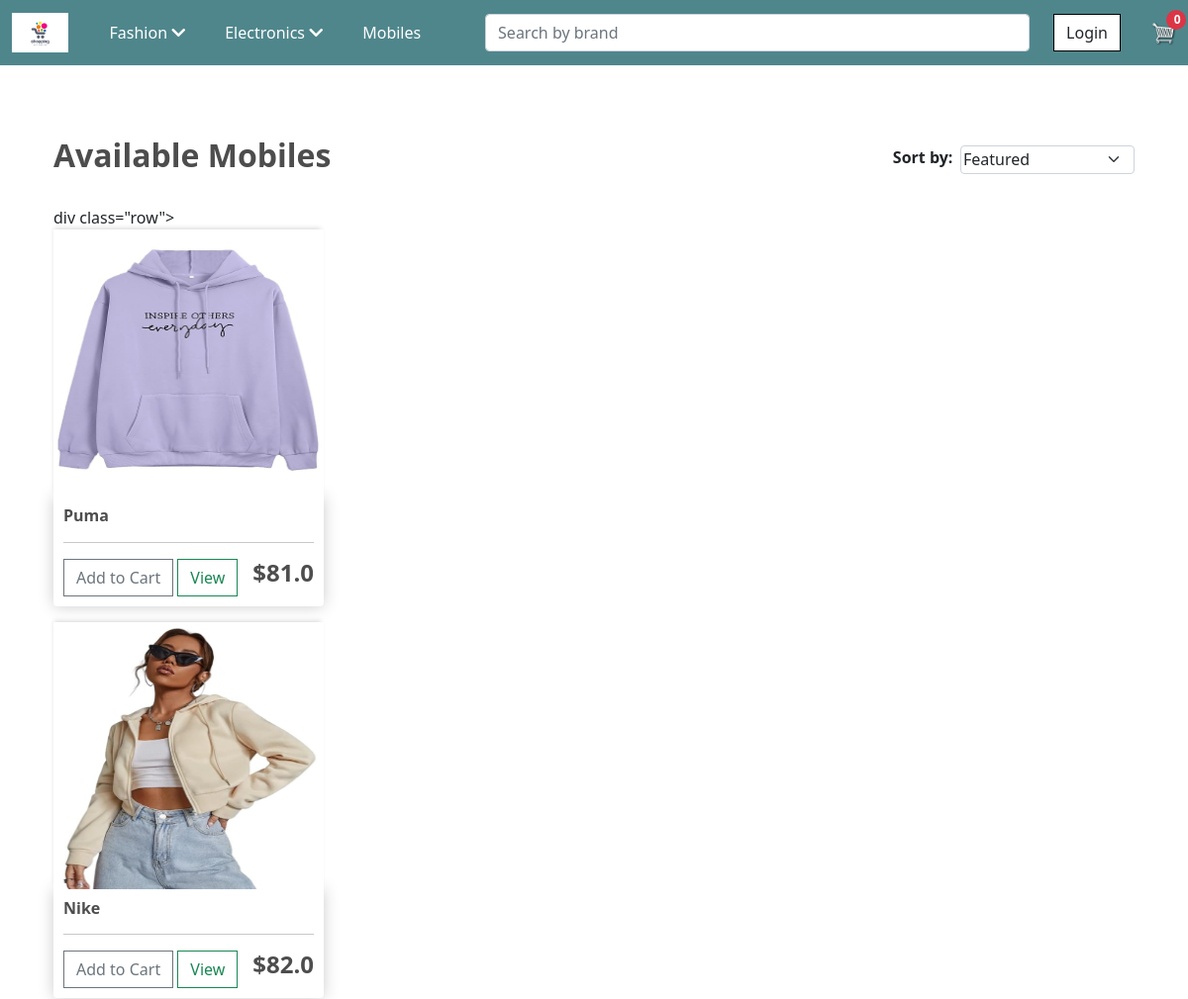
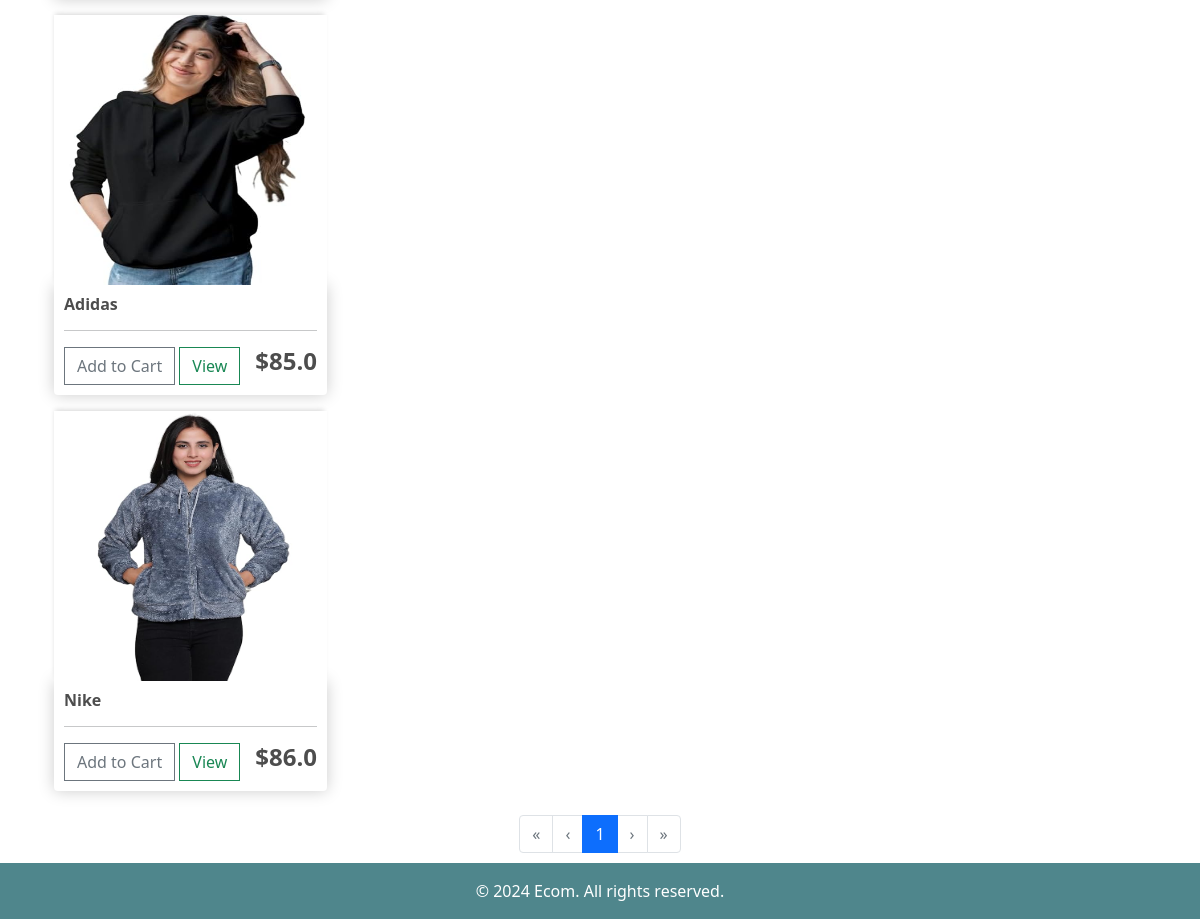
The app's page /whoodies/ with its own data (2 pictures, top to bottom).
### store/models.py (models this page shows, shortened)
class Product(models.Model):
    CATEGORY_CHOICES = (
        ('mobile', 'Mobiles'),
        ('m_shirts', 'MensShirts'),
        ('m_tshirt', 'MensTShirts'),
        ('m_jeans', 'MensJeans'),
        ('m_hoodies', 'MensHoodies'),
        ('m_shoes', 'MensShoes'),
        ('w_shirts', 'WomenShirts'),
        ('w_tshirt', 'WomenTShirts'),
        ('w_jeans', 'WomenJeans'),
        ('w_hoodies', 'WomenHoodies'),
        ('w_shoes', 'WomenShoes'),
        ('laptops', 'Laptop'),
        ('smartwatch', 'SmartWatch'),
        ('headphones', 'HeadPhones'),
        ('refrigerator', 'Refrigerator'),
        ('camera', 'Camera'),
    )
    name = models.CharField(max_length=200)
    price = models.FloatField()
    category = models.CharField(choices=CATEGORY_CHOICES, max_length=200, default='mobile')
    brand = models.CharField(max_length=100, null=True, blank=True)
    digital = models.BooleanField(default=False, null=True, blank=True)
    image = models.ImageField(null=True, blank=True)

### store/views.py (the view)
# urls.py: path('whoodies/', views.whoodies, name='w_hoodies'),
def whoodies(request):
    return render_products(request, 'w_hoodies', 'store/women_hoodies.html')

### store/utils.py (called while the page is built, shortened)
def cookie_cart(request):
    try:
        cart = json.loads(request.COOKIES.get('cart', '{}'))
    except json.JSONDecodeError:
        print('Failed to decode cart cookie.')
        cart = {}
    items = []
    order = {'get_cart_total': 0, 'get_cart_items': 0, 'shipping': False}
    cartItems = order['get_cart_items']
    return {'cartItems': cartItems, 'order': order, 'items': items}

def get_cart_data(request):
    if request.user.is_authenticated:
        user = request.user
        order, created = Order.objects.get_or_create(user=user, complete=False)
        items = order.orderitem_set.all()
        cartItems = order.get_cart_items
    else:
        cookieData = cookie_cart(request)
        cartItems = cookieData.get('cartItems', 0)
        order = cookieData.get('order', {'get_cart_total': 0, 'get_cart_items': 0, 'shipping': False})
        items = cookieData.get('items', [])
    has_items = cartItems > 0
    return {'cartItems': cartItems, 'order': order, 'items': items, 'has_items': has_items}

### store/templates/store/women_hoodies.html (shortened to what this page needs)
{% extends 'store/main.html' %}
{% load static %}
{% block content %}
<div class="container my-4">
     <div class="row mb-4 align-items-center">
        <div class="col-lg-6">
            <h2 class="fw-bold">Available Mobiles</h2>
        </div>
        <div class="col-lg-6 text-end">
            <form method="get" class="d-flex justify-content-end">
                <label for="sort" class="me-2 fw-bold">Sort by:</label>
                <select name="sort" id="sort" class="form-select w-auto custom-p" onchange="this.form.submit()">
                    <option value="" {% if not sort_by %}selected{% endif %}>Featured</option>
                </select>
            </form>
        </div>
    </div>
    div class="row">
        {% for product in products %}
        <div class="col-lg-3">
            <img class="thumbnail" src="{{ product.image.url }}" alt="{{ product.name }}" style="max-width:100%;">
            <div class="box-element product mb-3">
                <h6><strong>{{ product.name }}</strong></h6>
                <hr>
                {% if user.is_authenticated %}
                <button
                        data-product="{{ product.id }}"
                        data-action="add"
                        class="btn btn-outline-secondary add-btn update-cart">
                    Add to Cart
                </button>
                {% else %}
                <a href="{% url 'login' %}" class="btn btn-outline-secondary">
                    Add to Cart
                </a>
                {% endif %}
                <a class="btn btn-outline-success" href="{% url 'views' pk=product.id %}">View</a>
                <h4 style="display: inline-block; float: right"><strong>${{ product.price }}</strong></h4>
            </div>
        </div>
        {% empty %}
        <p>No hoodies available at the moment.</p>
        {% endfor %}
    </div>
    <div class="pagination justify-content-center mt-4">
        <ul class="pagination">
            {% if products.has_previous %}
            <li class="page-item">
                <a class="page-link" href="?page=1" aria-label="First">
                    <span aria-hidden="true">&laquo;</span>
                </a>
            </li>
            <li class="page-item">
                <a class="page-link" href="?page={{ products.previous_page_number }}" aria-label="Previous">
                    <span aria-hidden="true">&lsaquo;</span>
                </a>
            </li>
            {% else %}
            <li class="page-item disabled">
                <a class="page-link" aria-disabled="true">&laquo;</a>
            </li>
            <li class="page-item disabled">
                <a class="page-link" aria-disabled="true">&lsaquo;</a>
            </li>
            {% endif %}
            {% for num in products.paginator.page_range %}
            {% if products.number == num %}
            <li class="page-item active"><a class="page-link">{{ num }}</a></li>
            {% elif num > products.number|add:'-3' and num < products.number|add:'3' %}
            <li class="page-item"><a class="page-link" href="?page={{ num }}">{{ num }}</a></li>
            {% elif num == 1 or num == products.paginator.num_pages %}
            <li class="page-item"><a class="page-link" href="?page={{ num }}">{{ num }}</a></li>
            {% elif num == products.number|add:'-4' or num == products.number|add:'4' %}
            <li class="page-item disabled"><a class="page-link">...</a></li>
            {% endif %}
            {% endfor %}
            {% if products.has_next %}
            <li class="page-item">
                <a class="page-link" href="?page={{ products.next_page_number }}" aria-label="Next">
                    <span aria-hidden="true">&rsaquo;</span>
                </a>
            </li>
            <li class="page-item">
                <a class="page-link" href="?page={{ products.paginator.num_pages }}" aria-label="Last">
                    <span aria-hidden="true">&raquo;</span>
                </a>
            </li>
            {% else %}
            <li class="page-item disabled">
                <a class="page-link" aria-disabled="true">&rsaquo;</a>
            </li>
            <li class="page-item disabled">
                <a class="page-link" aria-disabled="true">&raquo;</a>
            </li>
            {% endif %}
        </ul>
    </div>
</div>
{% endblock content %}

### static/css/main.css (style rules this page uses)
body { background-color: white; padding-top: 50px !important; padding-bottom: 50px !important; }
h1, h2, h3, h4, h5, h6 { color: hsl(0, 0%, 30%); }
.box-element { box-shadow: 0 0 16px hsl(0, 0%, 80%); background-color: #fff; border-radius: 4px; padding: 10px; }
.thumbnail { width: 100%; height: 270px; box-shadow: -1px -3px 5px -2px rgba(214, 214, 214, 1); }
.product { border-radius: 0 0 4px 4px; }
.btn { border-radius: 0; }

### store/templates/store/women_hoodies.html (style rules this page uses)
.custom-p { padding: .10rem 2.25rem .10rem .10rem !important; }

### records on screen
Product: image (picture), name "Puma", price "81.0"
Product: image (picture), name "Nike", price "82.0"
Product: image (picture), name "Adidas", price "85.0"
Product: image (picture), name "Nike", price "86.0"

### other values on screen
{{ cartItems }} "0"
{{ num }} "1"
